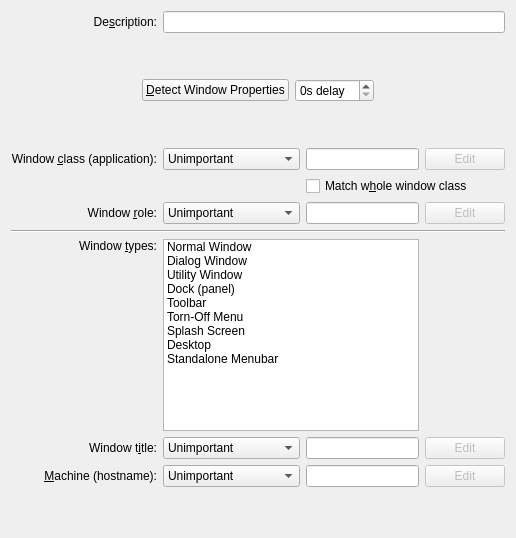
     <widget class="QWidget" name="TabPage1">
      <attribute name="title">
       <string>&amp;Window matching</string>
      </attribute>
      <layout class="QGridLayout" name="gridLayout_2">
       <item row="0" column="0">
        <widget class="QLabel" name="textLabel1">
         <property name="text">
          <string>De&amp;scription:</string>
         </property>
         <property name="alignment">
          <set>Qt::AlignRight|Qt::AlignTrailing|Qt::AlignVCenter</set>
         </property>
         <property name="wordWrap">
          <bool>false</bool>
         </property>
         <property name="buddy">
          <cstring>description</cstring>
         </property>
        </widget>
       </item>
       <item row="0" column="1" colspan="4">
        <widget class="KLineEdit" name="description"/>
       </item>
       <item row="4" column="0">
        <widget class="QLabel" name="textLabel2">
         <property name="text">
          <string>Window &amp;class (application):</string>
         </property>
         <property name="alignment">
          <set>Qt::AlignRight|Qt::AlignTrailing|Qt::AlignVCenter</set>
         </property>
         <property name="wordWrap">
          <bool>false</bool>
         </property>
         <property name="buddy">
          <cstring>wmclass</cstring>
         </property>
        </widget>
       </item>
       <item row="4" column="1">
        <widget class="KComboBox" name="wmclass_match">
         <item>
          <property name="text">
           <string>Unimportant</string>
          </property>
         </item>
         <item>
          <property name="text">
           <string>Exact Match</string>
          </property>
         </item>
         <item>
          <property name="text">
           <string>Substring Match</string>
          </property>
         </item>
         <item>
          <property name="text">
           <string>Regular Expression</string>
          </property>
         </item>
        </widget>
       </item>
       <item row="4" column="2" colspan="2">
        <widget class="KLineEdit" name="wmclass"/>
       </item>
       <item row="4" column="4">
        <widget class="KPushButton" name="edit_reg_wmclass">
         <property name="enabled">
          <bool>false</bool>
         </property>
         <property name="text">
          <string>Edit</string>
         </property>
         <property name="shortcut">
          <string/>
         </property>
        </widget>
       </item>
       <item row="5" column="2" colspan="3">
        <widget class="QCheckBox" name="whole_wmclass">
         <property name="text">
          <string>Match w&amp;hole window class</string>
         </property>
        </widget>
       </item>
       <item row="6" column="0">
        <widget class="QLabel" name="textLabel3">
         <property name="text">
          <string>Window &amp;role:</string>
         </property>
         <property name="alignment">
          <set>Qt::AlignRight|Qt::AlignTrailing|Qt::AlignVCenter</set>
         </property>
         <property name="wordWrap">
          <bool>false</bool>
         </property>
         <property name="buddy">
          <cstring>role</cstring>
         </property>
        </widget>
       </item>
       <item row="6" column="1">
        <widget class="KComboBox" name="role_match">
         <item>
          <property name="text">
           <string>Unimportant</string>
          </property>
         </item>
         <item>
          <property name="text">
           <string>Exact Match</string>
          </property>
         </item>
         <item>
          <property name="text">
           <string>Substring Match</string>
          </property>
         </item>
         <item>
          <property name="text">
           <string>Regular Expression</string>
          </property>
         </item>
        </widget>
       </item>
       <item row="6" column="2" colspan="2">
        <widget class="KLineEdit" name="role"/>
       </item>
       <item row="6" column="4">
        <widget class="KPushButton" name="edit_reg_role">
         <property name="enabled">
          <bool>false</bool>
         </property>
         <property name="text">
          <string>Edit</string>
         </property>
        </widget>
       </item>
       <item row="8" column="0" rowspan="2">
        <widget class="QLabel" name="textLabel4">
         <property name="text">
          <string>Window &amp;types:</string>
         </property>
         <property name="alignment">
          <set>Qt::AlignRight|Qt::AlignTop|Qt::AlignTrailing</set>
         </property>
         <property name="wordWrap">
          <bool>false</bool>
         </property>
         <property name="buddy">
          <cstring>types</cstring>
         </property>
        </widget>
       </item>
       <item row="10" column="0">
        <widget class="QLabel" name="textLabel5">
         <property name="text">
          <string>Window t&amp;itle:</string>
         </property>
         <property name="alignment">
          <set>Qt::AlignRight|Qt::AlignTrailing|Qt::AlignVCenter</set>
         </property>
         <property name="wordWrap">
          <bool>false</bool>
         </property>
         <property name="buddy">
          <cstring>title</cstring>
         </property>
        </widget>
       </item>
       <item row="10" column="1">
        <widget class="KComboBox" name="title_match">
         <item>
          <property name="text">
           <string>Unimportant</string>
          </property>
         </item>
         <item>
          <property name="text">
           <string>Exact Match</string>
          </property>
         </item>
         <item>
          <property name="text">
           <string>Substring Match</string>
          </property>
         </item>
         <item>
          <property name="text">
           <string>Regular Expression</string>
          </property>
         </item>
        </widget>
       </item>
       <item row="10" column="4">
        <widget class="KPushButton" name="edit_reg_title">
         <property name="enabled">
          <bool>false</bool>
         </property>
         <property name="text">
          <string>Edit</string>
         </property>
         <property name="shortcut">
          <string/>
         </property>
        </widget>
       </item>
       <item row="11" column="0">
        <widget class="QLabel" name="textLabel7">
         <property name="text">
          <string>&amp;Machine (hostname):</string>
         </property>
         <property name="alignment">
          <set>Qt::AlignRight|Qt::AlignTrailing|Qt::AlignVCenter</set>
         </property>
         <property name="wordWrap">
          <bool>false</bool>
         </property>
         <property name="buddy">
          <cstring>machine</cstring>
         </property>
        </widget>
       </item>
       <item row="11" column="1">
        <widget class="KComboBox" name="machine_match">
         <item>
          <property name="text">
           <string>Unimportant</string>
          </property>
         </item>
         <item>
          <property name="text">
           <string>Exact Match</string>
          </property>
         </item>
         <item>
          <property name="text">
           <string>Substring Match</string>
          </property>
         </item>
         <item>
          <property name="text">
           <string>Regular Expression</string>
          </property>
         </item>
        </widget>
       </item>
       <item row="11" column="4">
        <widget class="KPushButton" name="edit_reg_machine">
         <property name="enabled">
          <bool>false</bool>
         </property>
         <property name="text">
          <string>Edit</string>
         </property>
         <property name="shortcut">
          <string/>
         </property>
        </widget>
       </item>
       <item row="12" column="0" colspan="5">
        <spacer name="verticalSpacer">
         <property name="orientation">
          <enum>Qt::Vertical</enum>
         </property>
         <property name="sizeHint" stdset="0">
          <size>
           <width>20</width>
           <height>40</height>
          </size>
         </property>
        </spacer>
       </item>
       <item row="11" column="2" colspan="2">
        <widget class="KLineEdit" name="machine"/>
       </item>
       <item row="10" column="2" colspan="2">
        <widget class="KLineEdit" name="title"/>
       </item>
       <item row="2" column="0" colspan="5">
        <layout class="QHBoxLayout">
         <item>
          <spacer name="horizontalSpacer_6">
           <property name="orientation">
            <enum>Qt::Horizontal</enum>
           </property>
           <property name="sizeHint" stdset="0">
            <size>
             <width>40</width>
             <height>20</height>
            </size>
           </property>
          </spacer>
         </item>
         <item>
          <widget class="KPushButton" name="detect">
           <property name="text">
            <string>&amp;Detect Window Properties</string>
           </property>
          </widget>
         </item>
         <item>
          <widget class="QSpinBox" name="detection_delay">
           <property name="suffix">
            <string>s delay</string>
           </property>
           <property name="maximum">
            <number>30</number>
           </property>
          </widget>
         </item>
         <item>
          <spacer>
           <property name="orientation">
            <enum>Qt::Horizontal</enum>
           </property>
           <property name="sizeHint" stdset="0">
            <size>
             <width>40</width>
             <height>20</height>
            </size>
           </property>
          </spacer>
         </item>
        </layout>
       </item>
       <item row="3" column="0" colspan="5">
        <spacer name="verticalSpacer_2">
         <property name="orientation">
          <enum>Qt::Vertical</enum>
         </property>
         <property name="sizeHint" stdset="0">
          <size>
           <width>20</width>
           <height>40</height>
          </size>
         </property>
        </spacer>
       </item>
       <item row="1" column="0" colspan="5">
        <spacer name="verticalSpacer_3">
         <property name="orientation">
          <enum>Qt::Vertical</enum>
         </property>
         <property name="sizeHint" stdset="0">
          <size>
           <width>20</width>
           <height>40</height>
          </size>
         </property>
        </spacer>
       </item>
       <item row="8" column="1" rowspan="2" colspan="3">
        <widget class="QListWidget" name="types">
         <property name="sizePolicy">
          <sizepolicy hsizetype="Expanding" vsizetype="Expanding">
           <horstretch>0</horstretch>
           <verstretch>0</verstretch>
          </sizepolicy>
         </property>
         <property name="autoFillBackground">
          <bool>false</bool>
         </property>
         <property name="verticalScrollBarPolicy">
          <enum>Qt::ScrollBarAsNeeded</enum>
         </property>
         <property name="horizontalScrollBarPolicy">
          <enum>Qt::ScrollBarAsNeeded</enum>
         </property>
         <property name="autoScroll">
          <bool>true</bool>
         </property>
         <property name="showDropIndicator" stdset="0">
          <bool>false</bool>
         </property>
         <property name="dragDropMode">
          <enum>QAbstractItemView::NoDragDrop</enum>
         </property>
         <property name="alternatingRowColors">
          <bool>false</bool>
         </property>
         <property name="selectionMode">
          <enum>QAbstractItemView::ExtendedSelection</enum>
         </property>
         <property name="movement">
          <enum>QListView::Static</enum>
         </property>
         <property name="flow">
          <enum>QListView::TopToBottom</enum>
         </property>
         <property name="isWrapping" stdset="0">
          <bool>true</bool>
         </property>
         <property name="resizeMode">
          <enum>QListView::Adjust</enum>
         </property>
         <property name="spacing">
          <number>0</number>
         </property>
         <property name="viewMode">
          <enum>QListView::ListMode</enum>
         </property>
         <property name="uniformItemSizes">
          <bool>true</bool>
         </property>
         <item>
          <property name="text">
           <string>Normal Window</string>
          </property>
         </item>
         <item>
          <property name="text">
           <string>Dialog Window</string>
          </property>
         </item>
         <item>
          <property name="text">
           <string>Utility Window</string>
          </property>
         </item>
         <item>
          <property name="text">
           <string>Dock (panel)</string>
          </property>
         </item>
         <item>
          <property name="text">
           <string>Toolbar</string>
          </property>
         </item>
         <item>
          <property name="text">
           <string>Torn-Off Menu</string>
          </property>
         </item>
         <item>
          <property name="text">
           <string>Splash Screen</string>
          </property>
         </item>
         <item>
          <property name="text">
           <string>Desktop</string>
          </property>
         </item>
         <item>
          <property name="text">
           <string>Standalone Menubar</string>
          </property>
         </item>
        </widget>
       </item>
       <item row="7" column="0" colspan="5">
        <widget class="Line" name="line_13">
         <property name="orientation">
          <enum>Qt::Horizontal</enum>
         </property>
        </widget>
       </item>
      </layout>
     </widget>
